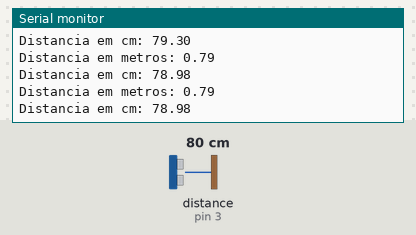
This sketch was run on a simulated Arduino Uno, built with avr-gcc and run on an emulated ATmega328P. On the bench: the last lines printed to the serial monitor. Wiring (inferred from the names in the program): ultrasonic range finder: trigger pin 2; echo pin 3. Inputs (shaded band) come from the test bench; at power-on: distance to the obstacle (sensor on pin 3) 80 cm. The echo pulse lasts 58.3 µs per cm.

Above: at 2.2 s.
2.3 s: distance to the obstacle (sensor on pin 3) set to 2 cm
At 2.84 s:
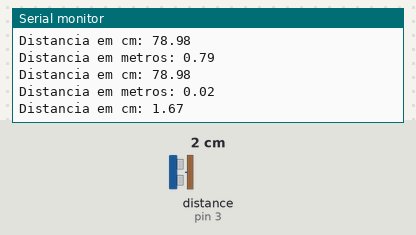
3.8 s: distance to the obstacle (sensor on pin 3) set to 4 cm
At 3.84 s:
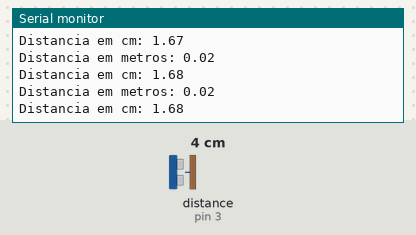
Timing chart, 0 to 6.8 s (numbered marks = the images above; inputs shaded):
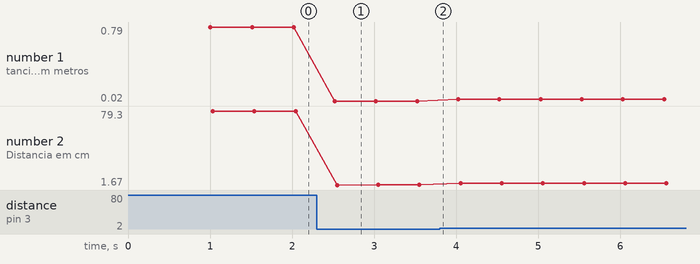

The sketch:

teste_ultrassonico.ino
```cpp
//Constantes para armazenamento dos pinos trig e echo
#define pinoTrig 2
#define pinoEcho 3

//Variavel para guardar o tempo da onda
float tempoEcho = 0.0;

//Valores baseados na velocidade do som
float velocidadeSom = 340;         // metros por segundo
float velocidadeSomms = 0.000340;  //metros por microsegundos
void setup() {
  Serial.begin(9600);

  //Configuração do pino Trigger como saída e inicialização com sina LOW
  pinMode(pinoTrig, OUTPUT);
  digitalWrite(pinoTrig, LOW);
  delay(1000);

  //Configuração do pino echo como entrada
  pinMode(pinoEcho, INPUT);
}

void loop() {
  //Envia pulso para disparar o sensor
  disparaUltrassonico();

//Mede o tempo de duração do sinal do pino de leitura(em microsegundos)
  tempoEcho=pulseIn(pinoEcho, HIGH);

  Serial.print("Distancia em metros: ");
  Serial.println(calculaDistancia(tempoEcho));
  Serial.print("Distancia em cm: ");
  Serial.println(calculaDistancia(tempoEcho) * 100);
  delay(500);

}
//Função para acionar o ultrassonico (pulso trigger)
void disparaUltrassonico(){
//Para fazer o ultrassonico enviar um pulso é necessario enviar para o pino trigger um sinal HIGH, com pelo menos 10us(Microsegundos) de duração
digitalWrite(pinoTrig, HIGH); //aciona o pino Trigger
delayMicroseconds(10); // Tempo de leitura
digitalWrite(pinoTrig, LOW); //Desativa o Trigger
}

//Função para calcular a distancia em metros
float calculaDistancia(float tempoMicros){
return ((tempoMicros * velocidadeSomms)/2);
}
```

Measured:
- after the input at 2.3 s, the serial monitor: prints a new line after 0.22 s (image 1)
- plotted number 1: 0.79 → 0.02 after the input at 2.3 s, 0.02 → 0.04 after the input at 3.8 s
- plotted number 2: 78.98 → 1.68 after the input at 2.3 s, 1.68 → 3.67 after the input at 3.8 s
